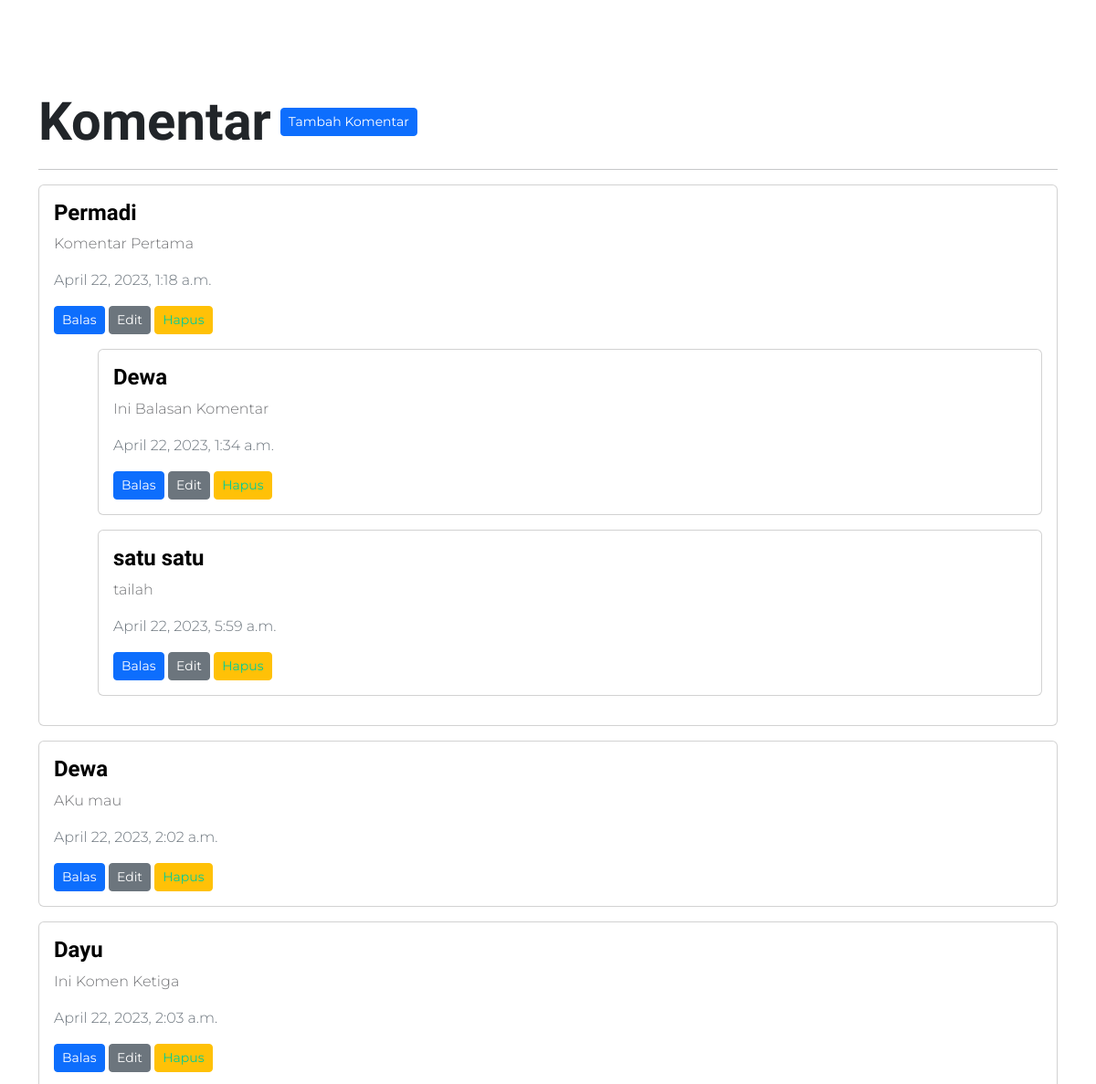
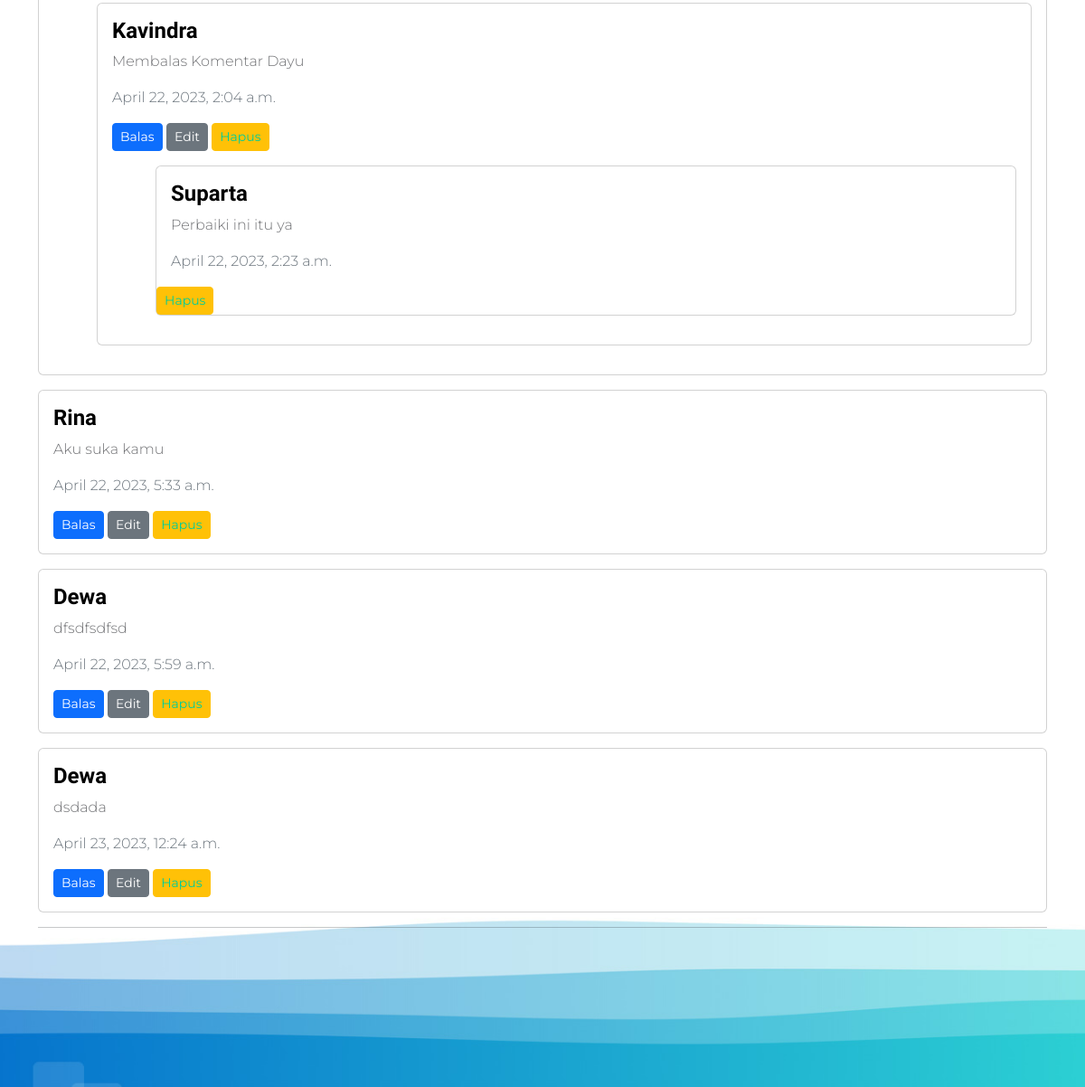
The app's page / (middle part), older data (2 pictures, top to bottom).
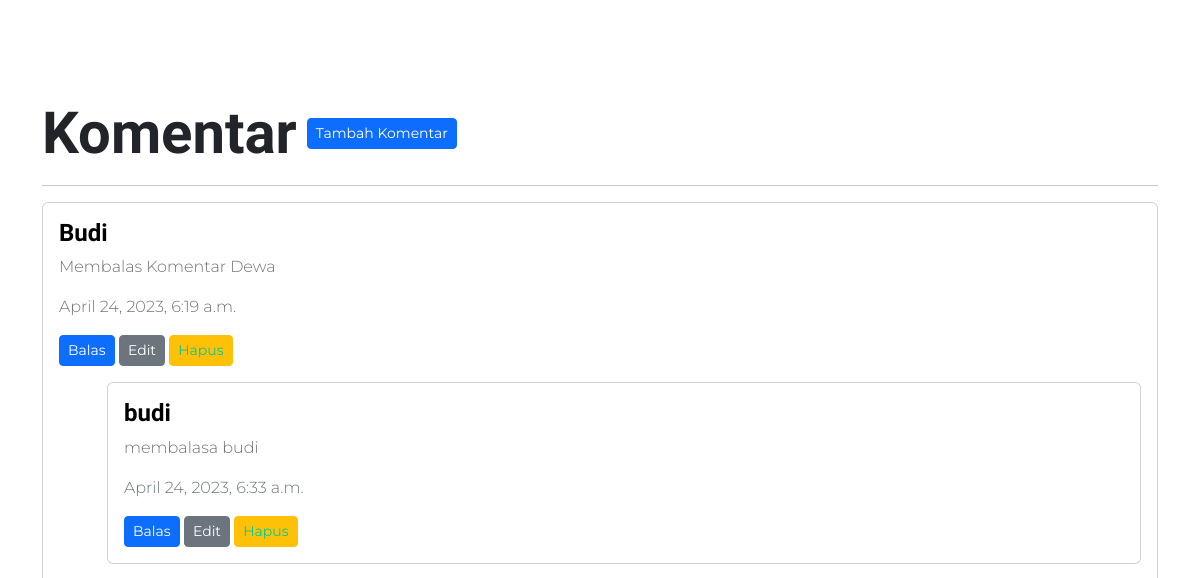
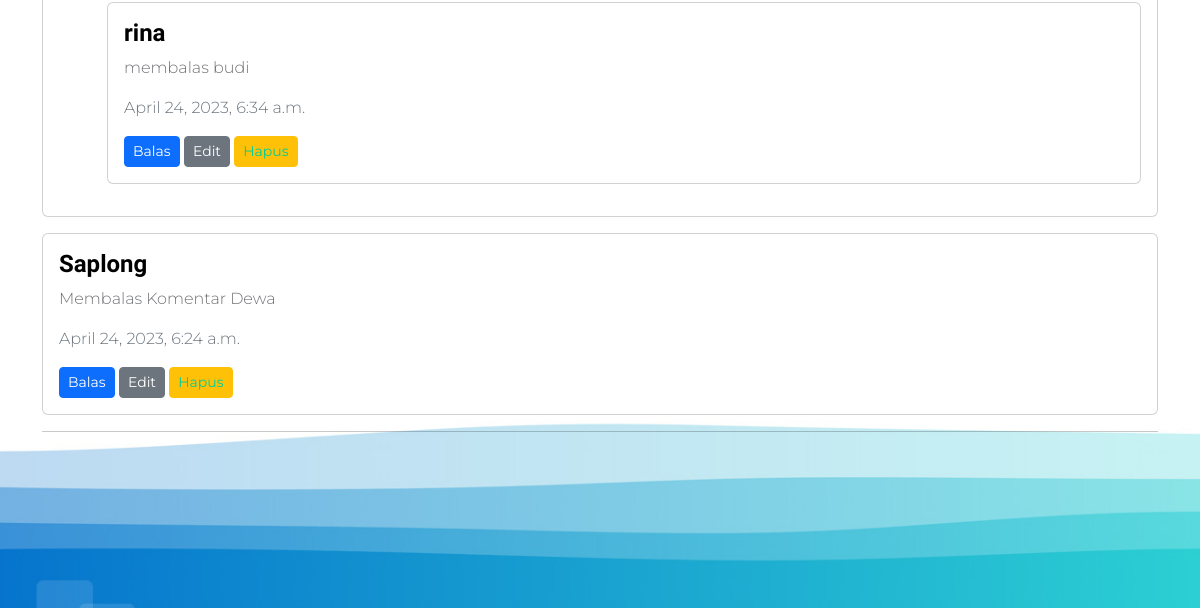
The same page, newer data (2 pictures, top to bottom).
### myapp/models.py (models this page shows, shortened)
class Komentar(models.Model):
    nama = models.CharField(max_length=100)
    isi_komentar = models.TextField()
    tanggal_dibuat = models.DateTimeField(auto_now_add=True)
    parent = models.ForeignKey('self', null=True, blank=True, on_delete=models.CASCADE, related_name='balasan')

### myapp/views.py (the view)
# urls.py: path('', views.index, name="halaman_awal"),
def index(request, komentar_id=None):
    betara_list = Betara.objects.all() # sama dengan betara_list = Betara.objects.raw('SELECT * FROM food_item')
    if request.method == 'POST':
        form = KomentarForm(request.POST)
        if form.is_valid():
            parent_komentar = None
            if komentar_id:
                parent_komentar = get_object_or_404(Komentar, id=komentar_id)
            form.save(parent_komentar)
            return HttpResponseRedirect('/')
    else:
        form = KomentarForm()
    komentar = Komentar.objects.filter(parent__isnull=True)
    context = {'komentar': komentar, 'form': form, 'betara_list': betara_list}
    return render(request, 'satria/index.html', context)

### myapp/templates/satria/index.html (shortened to what this page needs)
{% load static %}
<!DOCTYPE html>
<html lang="en">
<head>
    <link rel="stylesheet" href="{% static 'css/bs.css' %}" />
    <link rel="stylesheet" href="{% static 'css/bootstrap-icons.css' %}" />
    <link rel="stylesheet" href="{% static 'css/owl.carousel.min.css' %}" />
    <link rel="stylesheet" href="{% static 'css/owl.theme.default.min.css' %}" />
    <link rel="stylesheet" href="{% static 'css/templatemo-pod-talk.css' %}"/>
</head>
<body>
    <main>
        {% include "satria/komentar.html" %}
    </main>
    <footer class="site-footer">{% include "satria/footer.html" %}</footer>
</body>
</html>

### myapp/templates/satria/komentar.html (shortened to what the changed rows need)
{% load static %}
<section class="topics-section section-padding pb-0" id="komentar">
    <div class="container">
        <div class="row">
            <div class="col-md-12">
                <div style="display: flex; justify-content: flex-start; align-items: center;">
                    <h1 style="margin: 0; margin-right: 10px">Komentar</h1>
                </div>
                {% if komentar %} {% for k in komentar %}
                <div class="card my-3">
                    <div class="card-body">
                        <h5 class="card-title">{{ k.nama }}</h5>
                        <p class="card-text">{{ k.isi_komentar }}</p>
                        <p class="card-text text-muted">{{ k.tanggal_dibuat }}</p>
                        <button type="button" class="btn btn-sm btn-primary" data-bs-toggle="modal"
                            data-bs-target="#modalBalas{{ k.id }}">
                            Balas
                        </button>
                        <button type="button" class="btn btn-sm btn-secondary" data-bs-toggle="modal"
                            data-bs-target="#modalEdit{{ k.id }}">
                            Edit
                        </button>
                        <button type="button" class="text-black btn btn-sm btn-warning">
                            <a href="{% url 'delete_komentar' k.id %}"
                                onclick="return confirm('Apakah Anda yakin akan menghapus data ini?')">Hapus</a>
                        </button>
                        {% if k.balasan.all %}
                        {% for b in k.balasan.all %}
                        <div class="card my-3 ms-5">
                            <div class="card-body">
                                <h5 class="card-title">{{ b.nama }}</h5>
                                <p class="card-text">{{ b.isi_komentar }}</p>
                                <p class="card-text text-muted">{{ b.tanggal_dibuat }}</p>
                                <button type="button" class="btn btn-sm btn-primary" data-bs-toggle="modal"
                                    data-bs-target="#modalBalas{{ b.id }}">
                                    Balas
                                </button>
                                <button type="button" class="btn btn-sm btn-secondary" data-bs-toggle="modal"
                                    data-bs-target="#modalEdit{{ b.id }}">
                                    Edit
                                </button>
                                <button type="button" class="text-black btn btn-sm btn-warning">
                                    <a href="{% url 'delete_komentar' b.id %}"
                                        onclick="return confirm('Apakah Anda yakin akan menghapus data ini?')">Hapus</a>
                                </button>
                                {% if b.balasan.all %}
                                {% for bb in b.balasan.all %}
                                <div class="card my-3 ms-5">
                                    <div class="card-body">
                                        <h5 class="card-title">{{ bb.nama }}</h5>
                                        <p class="card-text">{{ bb.isi_komentar }}</p>
                                        <p class="card-text text-muted">{{ bb.tanggal_dibuat }}</p>
                                    </div>
                                    <div>
                                        <button type="button" class="text-black btn btn-sm btn-warning">
                                            <a href="{% url 'delete_komentar' bb.id %}"
                                                onclick="return confirm('Apakah Anda yakin akan menghapus data ini?')">Hapus</a>
                                        </button>
                                    </div>
                                </div>
                                {% endfor %}
                                {% endif %}
                            </div>
                        </div>
                        {% endfor %}
                        {% endif %}
                    </div>
                </div>
                {% endfor %} {% else %}
                <p>Tidak ada komentar</p>
                {% endif %}
            </div>
        </div>
    </div>
</section>

Row changes from the older to the newer data that the page shows:
removed Komentar: nama "Permadi", isi_komentar "Komentar Pertama", tanggal_dibuat "April 22, 2023, 1:18 a.m.", shown under "Komentar"
removed Komentar: nama "Dewa", isi_komentar "Ini Balasan Komentar", tanggal_dibuat "April 22, 2023, 1:34 a.m.", shown under "Permadi"
removed Komentar: nama "satu satu", isi_komentar "tailah", tanggal_dibuat "April 22, 2023, 5:59 a.m.", shown under "Permadi"
removed Komentar: nama "Dewa", isi_komentar "AKu mau", tanggal_dibuat "April 22, 2023, 2:02 a.m.", shown under "Komentar"
removed Komentar: nama "Dayu", isi_komentar "Ini Komen Ketiga", tanggal_dibuat "April 22, 2023, 2:03 a.m.", shown under "Komentar"
removed Komentar: nama "Kavindra", isi_komentar "Membalas Komentar Dayu", tanggal_dibuat "April 22, 2023, 2:04 a.m.", shown under "Dayu"
removed Komentar: nama "Suparta", isi_komentar "Perbaiki ini itu ya", tanggal_dibuat "April 22, 2023, 2:23 a.m.", shown under "Kavindra"
removed Komentar: nama "Rina", isi_komentar "Aku suka kamu", tanggal_dibuat "April 22, 2023, 5:33 a.m.", shown under "Komentar"
removed Komentar: nama "Dewa", isi_komentar "dfsdfsdfsd", tanggal_dibuat "April 22, 2023, 5:59 a.m.", shown under "Komentar"
removed Komentar: nama "Dewa", isi_komentar "dsdada", tanggal_dibuat "April 23, 2023, 12:24 a.m.", shown under "Komentar"
added Komentar: nama "Budi", isi_komentar "Membalas Komentar Dewa", tanggal_dibuat "April 24, 2023, 6:19 a.m.", shown under "Komentar"
added Komentar: nama "budi", isi_komentar "membalasa budi", tanggal_dibuat "April 24, 2023, 6:33 a.m.", shown under "Budi"
added Komentar: nama "rina", isi_komentar "membalas budi", tanggal_dibuat "April 24, 2023, 6:34 a.m.", shown under "Budi"
added Komentar: nama "Saplong", isi_komentar "Membalas Komentar Dewa", tanggal_dibuat "April 24, 2023, 6:24 a.m.", shown under "Komentar"
